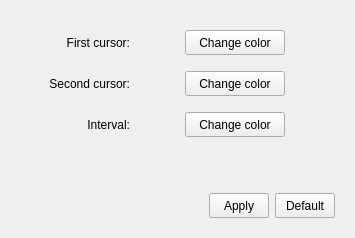
             <widget class="QWidget" name="tab_5">
              <attribute name="title">
               <string>Cursors &amp;&amp; Interval</string>
              </attribute>
              <layout class="QVBoxLayout" name="verticalLayout_14">
               <item>
                <layout class="QVBoxLayout" name="verticalLayout_12">
                 <property name="leftMargin">
                  <number>9</number>
                 </property>
                 <property name="topMargin">
                  <number>9</number>
                 </property>
                 <property name="rightMargin">
                  <number>9</number>
                 </property>
                 <property name="bottomMargin">
                  <number>9</number>
                 </property>
                 <item>
                  <layout class="QVBoxLayout" name="verticalLayout_8">
                   <property name="leftMargin">
                    <number>5</number>
                   </property>
                   <property name="topMargin">
                    <number>5</number>
                   </property>
                   <property name="rightMargin">
                    <number>5</number>
                   </property>
                   <property name="bottomMargin">
                    <number>5</number>
                   </property>
                   <item>
                    <layout class="QHBoxLayout" name="horizontalLayout_12">
                     <property name="spacing">
                      <number>15</number>
                     </property>
                     <property name="leftMargin">
                      <number>5</number>
                     </property>
                     <property name="topMargin">
                      <number>5</number>
                     </property>
                     <property name="rightMargin">
                      <number>5</number>
                     </property>
                     <property name="bottomMargin">
                      <number>5</number>
                     </property>
                     <item>
                      <widget class="QLabel" name="label_2">
                       <property name="minimumSize">
                        <size>
                         <width>100</width>
                         <height>25</height>
                        </size>
                       </property>
                       <property name="maximumSize">
                        <size>
                         <width>100</width>
                         <height>25</height>
                        </size>
                       </property>
                       <property name="text">
                        <string>First cursor:</string>
                       </property>
                       <property name="alignment">
                        <set>Qt::AlignRight|Qt::AlignTrailing|Qt::AlignVCenter</set>
                       </property>
                      </widget>
                     </item>
                     <item>
                      <widget class="QWidget" name="cursorOneSquare" native="true">
                       <property name="minimumSize">
                        <size>
                         <width>25</width>
                         <height>25</height>
                        </size>
                       </property>
                       <property name="maximumSize">
                        <size>
                         <width>25</width>
                         <height>25</height>
                        </size>
                       </property>
                      </widget>
                     </item>
                     <item>
                      <widget class="QPushButton" name="cursorOneButton">
                       <property name="minimumSize">
                        <size>
                         <width>100</width>
                         <height>25</height>
                        </size>
                       </property>
                       <property name="maximumSize">
                        <size>
                         <width>100</width>
                         <height>25</height>
                        </size>
                       </property>
                       <property name="text">
                        <string>Change color</string>
                       </property>
                      </widget>
                     </item>
                     <item>
                      <spacer name="horizontalSpacer_9">
                       <property name="orientation">
                        <enum>Qt::Horizontal</enum>
                       </property>
                       <property name="sizeHint" stdset="0">
                        <size>
                         <width>40</width>
                         <height>20</height>
                        </size>
                       </property>
                      </spacer>
                     </item>
                    </layout>
                   </item>
                   <item>
                    <layout class="QHBoxLayout" name="horizontalLayout_11">
                     <property name="spacing">
                      <number>15</number>
                     </property>
                     <property name="leftMargin">
                      <number>5</number>
                     </property>
                     <property name="topMargin">
                      <number>5</number>
                     </property>
                     <property name="rightMargin">
                      <number>5</number>
                     </property>
                     <property name="bottomMargin">
                      <number>5</number>
                     </property>
                     <item>
                      <widget class="QLabel" name="label_3">
                       <property name="minimumSize">
                        <size>
                         <width>100</width>
                         <height>25</height>
                        </size>
                       </property>
                       <property name="maximumSize">
                        <size>
                         <width>100</width>
                         <height>25</height>
                        </size>
                       </property>
                       <property name="text">
                        <string>Second cursor:</string>
                       </property>
                       <property name="alignment">
                        <set>Qt::AlignRight|Qt::AlignTrailing|Qt::AlignVCenter</set>
                       </property>
                      </widget>
                     </item>
                     <item>
                      <widget class="QWidget" name="cursorTwoSquare" native="true">
                       <property name="minimumSize">
                        <size>
                         <width>25</width>
                         <height>25</height>
                        </size>
                       </property>
                       <property name="maximumSize">
                        <size>
                         <width>25</width>
                         <height>25</height>
                        </size>
                       </property>
                      </widget>
                     </item>
                     <item>
                      <widget class="QPushButton" name="cursorTwoButton">
                       <property name="minimumSize">
                        <size>
                         <width>100</width>
                         <height>25</height>
                        </size>
                       </property>
                       <property name="maximumSize">
                        <size>
                         <width>100</width>
                         <height>25</height>
                        </size>
                       </property>
                       <property name="text">
                        <string>Change color</string>
                       </property>
                      </widget>
                     </item>
                     <item>
                      <spacer name="horizontalSpacer_10">
                       <property name="orientation">
                        <enum>Qt::Horizontal</enum>
                       </property>
                       <property name="sizeHint" stdset="0">
                        <size>
                         <width>40</width>
                         <height>20</height>
                        </size>
                       </property>
                      </spacer>
                     </item>
                    </layout>
                   </item>
                   <item>
                    <layout class="QHBoxLayout" name="horizontalLayout_10">
                     <property name="spacing">
                      <number>15</number>
                     </property>
                     <property name="leftMargin">
                      <number>5</number>
                     </property>
                     <property name="topMargin">
                      <number>5</number>
                     </property>
                     <property name="rightMargin">
                      <number>5</number>
                     </property>
                     <property name="bottomMargin">
                      <number>5</number>
                     </property>
                     <item>
                      <widget class="QLabel" name="label_8">
                       <property name="minimumSize">
                        <size>
                         <width>100</width>
                         <height>25</height>
                        </size>
                       </property>
                       <property name="maximumSize">
                        <size>
                         <width>100</width>
                         <height>25</height>
                        </size>
                       </property>
                       <property name="text">
                        <string>Interval:</string>
                       </property>
                       <property name="alignment">
                        <set>Qt::AlignRight|Qt::AlignTrailing|Qt::AlignVCenter</set>
                       </property>
                      </widget>
                     </item>
                     <item>
                      <widget class="QWidget" name="intervalSquare" native="true">
                       <property name="minimumSize">
                        <size>
                         <width>25</width>
                         <height>25</height>
                        </size>
                       </property>
                       <property name="maximumSize">
                        <size>
                         <width>25</width>
                         <height>25</height>
                        </size>
                       </property>
                      </widget>
                     </item>
                     <item>
                      <widget class="QPushButton" name="intervalButton">
                       <property name="minimumSize">
                        <size>
                         <width>100</width>
                         <height>25</height>
                        </size>
                       </property>
                       <property name="maximumSize">
                        <size>
                         <width>100</width>
                         <height>25</height>
                        </size>
                       </property>
                       <property name="text">
                        <string>Change color</string>
                       </property>
                      </widget>
                     </item>
                     <item>
                      <spacer name="horizontalSpacer_11">
                       <property name="orientation">
                        <enum>Qt::Horizontal</enum>
                       </property>
                       <property name="sizeHint" stdset="0">
                        <size>
                         <width>40</width>
                         <height>20</height>
                        </size>
                       </property>
                      </spacer>
                     </item>
                    </layout>
                   </item>
                  </layout>
                 </item>
                 <item>
                  <spacer name="verticalSpacer_4">
                   <property name="orientation">
                    <enum>Qt::Vertical</enum>
                   </property>
                   <property name="sizeHint" stdset="0">
                    <size>
                     <width>20</width>
                     <height>40</height>
                    </size>
                   </property>
                  </spacer>
                 </item>
                 <item>
                  <layout class="QVBoxLayout" name="verticalLayout_13">
                   <item>
                    <layout class="QHBoxLayout" name="horizontalLayout_17">
                     <item>
                      <spacer name="horizontalSpacer_15">
                       <property name="orientation">
                        <enum>Qt::Horizontal</enum>
                       </property>
                       <property name="sizeHint" stdset="0">
                        <size>
                         <width>40</width>
                         <height>20</height>
                        </size>
                       </property>
                      </spacer>
                     </item>
                     <item>
                      <widget class="QPushButton" name="applyCursorsButton">
                       <property name="minimumSize">
                        <size>
                         <width>60</width>
                         <height>25</height>
                        </size>
                       </property>
                       <property name="maximumSize">
                        <size>
                         <width>60</width>
                         <height>25</height>
                        </size>
                       </property>
                       <property name="text">
                        <string>Apply</string>
                       </property>
                      </widget>
                     </item>
                     <item>
                      <widget class="QPushButton" name="defaultCursorsButton">
                       <property name="minimumSize">
                        <size>
                         <width>60</width>
                         <height>25</height>
                        </size>
                       </property>
                       <property name="maximumSize">
                        <size>
                         <width>60</width>
                         <height>25</height>
                        </size>
                       </property>
                       <property name="text">
                        <string>Default</string>
                       </property>
                      </widget>
                     </item>
                    </layout>
                   </item>
                  </layout>
                 </item>
                </layout>
               </item>
              </layout>
             </widget>
